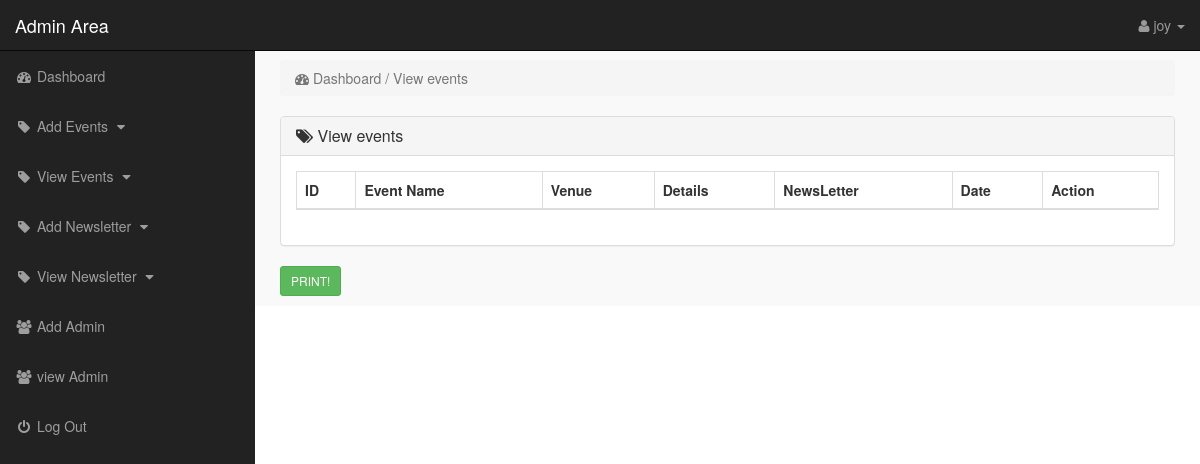
Before: /admin/index.php?view_events (signed in) with the older database file.
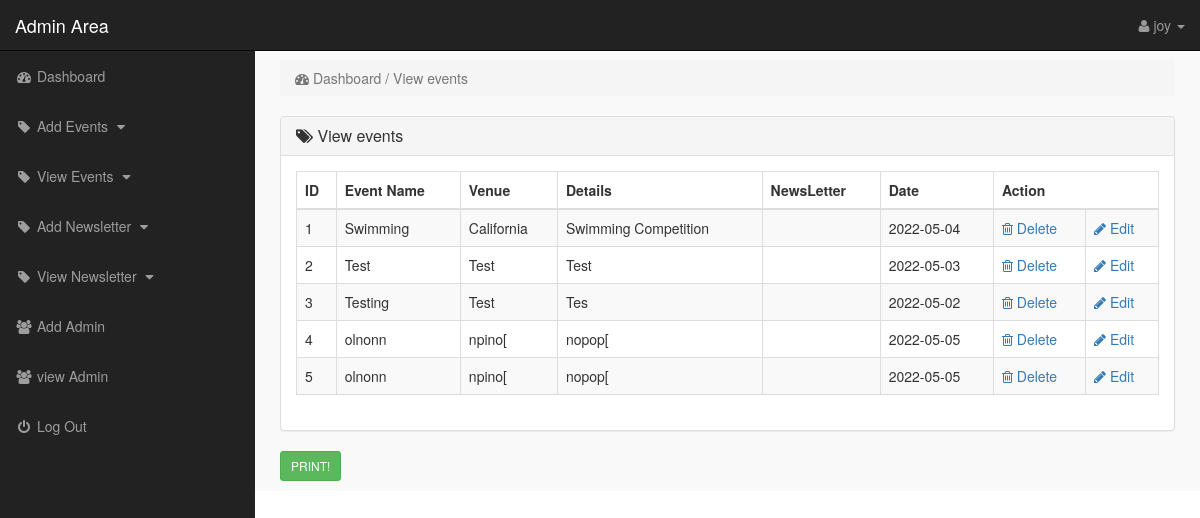
After: the same page with the newer database file.
### tables this page shows
CREATE TABLE `events` (
  `id` int(10) NOT NULL,
  `event` varchar(255) NOT NULL,
  `venue` varchar(255) NOT NULL,
  `details` varchar(255) NOT NULL,
  `date` date NOT NULL
);

### admin/view_events.php (the view)
<?php
    if(!isset($_SESSION['email'])){
        echo "<script>window.open('login.php','_self')</script>";
    }else{
?>
<div class="row">
    <div class="col-lg-12">
        <ol class="breadcrumb">
            <li class="active">
                <i class="fa fa-dashboard"></i> Dashboard / View events
            </li>
        </ol>
    </div>
</div>
<div class="row">
    <div class="col-lg-12">
        <div class="panel panel-default">
            <div class="panel-heading">
               <h3 class="panel-title">
                   <i class="fa fa-tags"></i>  View events
               </h3>
            </div>
            <div class="panel-body">
                <div class="table-responsive">
                    <table class="table table-striped table-bordered table-hover">
                        <thead>
                            <tr>
                                <th> ID</th>
                                <th> Event Name</th>
                                <th> Venue </th>
                                <th> Details </th>
                                <th>NewsLetter</th>
                                <th> Date </th>
                                <th colspan="2">  Action </th>
                            </tr>
                        </thead>
                        <tbody>
                            <?php
                                $i=0;
                                $get_event = "select * from events";
                                $run_event = mysqli_query($con,$get_event);
                                while($row_event=mysqli_fetch_array($run_event)){
                                    $event_id = $row_event['id'];
                                    $event = $row_event['event'];
                                    $venue = $row_event['venue'];
                                    $details = $row_event['details'];
                                    $date = $row_event['date'];
                                    $newsletter = $row_event['newsletter'];
                                    $i++;
                            ?>
                            <tr>
                                <td> <?php echo $i; ?> </td>
                                <td> <?php echo $event; ?> </td>
                                <td> <?php echo $venue; ?> </td>
                                <td> <?php echo $details; ?> </td>
                                <td> <?php echo $newsletter; ?> </td>
                                <td> <?php echo $date; ?> </td>
                                <td>
                                     <a href="index.php?delete_event=<?php echo $event_id; ?>">
                                        <i class="fa fa-trash-o"></i> Delete
                                     </a>
                                </td>
                                <td>
                                     <a href="index.php?edit_event=<?php echo $event_id; ?>">
                                        <i class="fa fa-pencil"></i> Edit
                                     </a>
                                </td>
                            </tr>
                            <?php } ?>
                        </tbody>
                    </table>
                </div>
            </div>
        </div>
    </div>
</div>
<button class="btn btn-sm btn-success" onclick="window.print();">PRINT!</button>
<?php } ?>

Changed rows visible on the page:
added events: event "Swimming", venue "California", details "Swimming Competition", date "2022-05-04"
added events: event "Test", venue "Test", details "Test", date "2022-05-03"
added events: event "Testing", venue "Test", details "Tes", date "2022-05-02"
added events: event "olnonn", venue "npino[", details "nopop[", date "2022-05-05"
added events: event "olnonn", venue "npino[", details "nopop[", date "2022-05-05"
